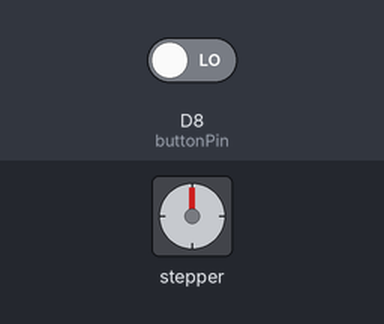
Simulated run of this sketch. Board: ESP8266 (NodeMCU). On the bench: stepper motor. The test bench sets the inputs (shaded band); at power-on: D8 (buttonPin) LOW. WiFi joins after 1.5 s; servers stay silent unless stated; uploads are accepted with an empty reply; stepper angles assume 2048 steps per turn; what the sketch prints to the serial monitor is not drawn.

Above: at 6.2 s.
6.3 s: D8 (buttonPin) driven LOW
7.8 s: D8 (buttonPin) driven HIGH
At 10.3 s:
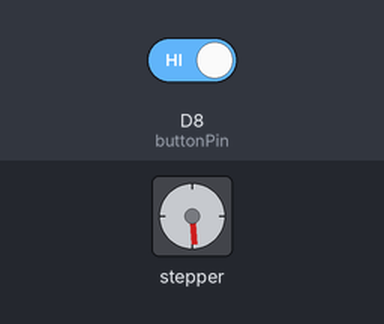
At 14.3 s:
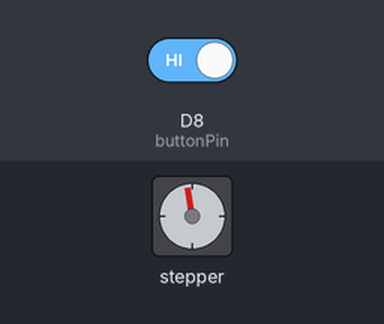
Timing chart, 0 to 34.4 s (numbered marks = the images above; inputs shaded):
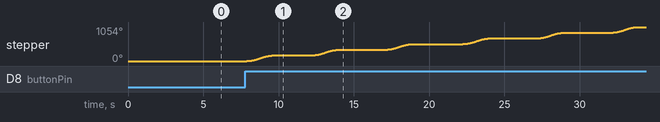

Measured:
- after the input at 6.3 s, every drawn part: stays the same
- after the input at 7.8 s, stepper: turns 175° clockwise in 1.8 s, then 176° clockwise in 1.9 s, repeating every 9.2 s

The sketch:

sketch.ino
```cpp
#include <Arduino.h>
#include <ESP8266WiFi.h>
#include <ESP8266HTTPClient.h>
#include <WiFiClientSecureBearSSL.h>
#include <AccelStepper.h>
#include <Ticker.h>

const char* ssid = "Beeline_5E79";
const char* password = "92515952";
String part01;

#define IN1 5
#define IN2 4
#define IN3 14
#define IN4 12

AccelStepper stepper(AccelStepper::FULL4WIRE, IN4, IN2, IN3, IN1);
bool shouldRotate = false;
bool tickerEnabled = false;
bool flag = false;
const int buttonPin = D8;

void IRAM_ATTR onTimerISR() {
  shouldRotate = true;
}

Ticker timerISR;

String getValue(String data, char separator, int index) {
  int found = 0;
  int strIndex[] = {0, -1};
  int maxIndex = data.length()-1;

  for(int i=0; i<=maxIndex && found<=index; i++){
    if(data.charAt(i)==separator || i==maxIndex){
        found++;
        strIndex[0] = strIndex[1]+1;
        strIndex[1] = (i == maxIndex) ? i+1 : i;
    }
  }
  return found>index ? data.substring(strIndex[0], strIndex[1]) : "";
}

void setup() {
  Serial.begin(115200);
  WiFi.mode(WIFI_STA);
  WiFi.begin(ssid, password);
  Serial.print("Connecting to WiFi ..");
  while (WiFi.status() != WL_CONNECTED) {
    Serial.print('.');
    delay(1000);
  }

  stepper.setMaxSpeed(1000.0);
  stepper.setAcceleration(1000.0);

  timerISR.attach(5.0, onTimerISR);
}

void loop() {
  if ((WiFi.status() == WL_CONNECTED)) {
    std::unique_ptr<BearSSL::WiFiClientSecure>client(new BearSSL::WiFiClientSecure);
    client->setInsecure();

    HTTPClient https;
    if (https.begin(*client, "https://librenightscout.ru/api/v1/entries/sgv?count=1")) {
      int httpCode = https.GET();
      if (httpCode > 0) {
        Serial.printf("[HTTPS] GET... code: %d\n", httpCode);
        if (httpCode == HTTP_CODE_OK || httpCode == HTTP_CODE_MOVED_PERMANENTLY) {
          String payload = https.getString();
          part01 = getValue(payload, '\t', 2);
          Serial.println(part01);

          int value = part01.toInt();
          if (value > 130) {
            tickerEnabled = true;
          } else {
            tickerEnabled = false;
            if (digitalRead(buttonPin) == HIGH) {
              flag = true;
              tickerEnabled = true;
            } else {
              flag = false;

              tickerEnabled = false;
            }
          }
        }
      } else {
        Serial.printf("[HTTPS] GET... failed, error: %s\n", https.errorToString(httpCode).c_str());
      }
      https.end();
    } else {
      Serial.printf("[HTTPS] Unable to connect\n");
    }
  }

  if (shouldRotate && tickerEnabled) {
    if (flag){
      shouldRotate = false;
      stepper.move(1000);
      stepper.runToPosition();
    }
    else{
      shouldRotate = false;
      stepper.move(-1000);
      stepper.runToPosition();
    }
  }
}
```
